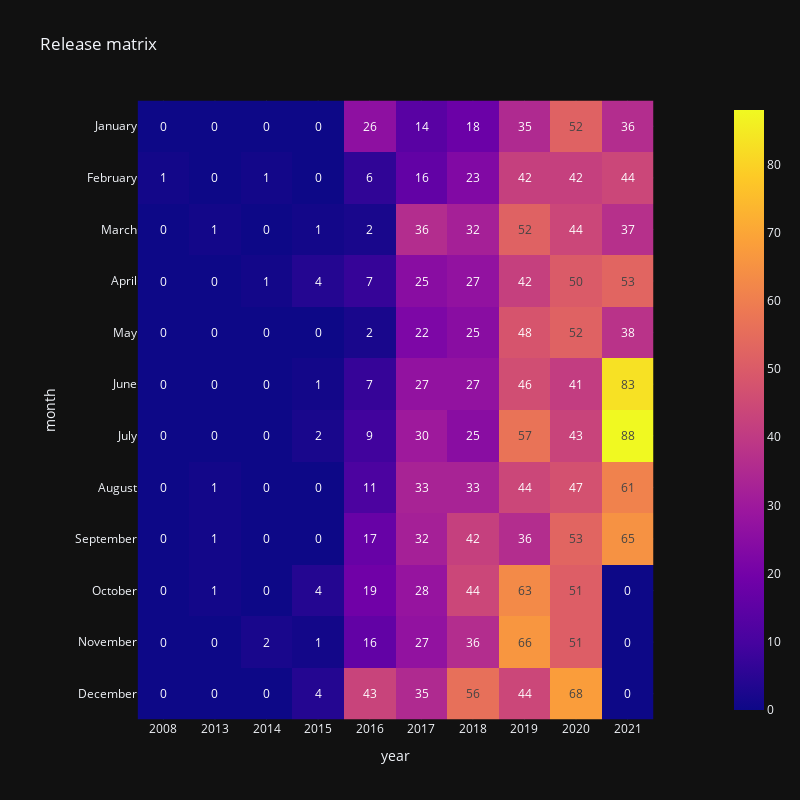

Here is the notebook cell this chart was saved with:
### Code cell
fig = px.imshow(tv_shows_release_matrix, 
                template= "plotly_dark",
                text_auto=True,
                width = 800, height = 800, 
                title = 'Release matrix')
fig.show()

### Figure 1 — Plotly figure (JSON) as saved in the notebook; plotly's stock layout.template omitted (floating-point values rounded to 4 significant figures)
{"data": [{"coloraxis": "coloraxis", "hovertemplate": "year: %{x}<br>month: %{y}<br>color: %{z}<extra></extra>", "name": "0", "texttemplate": "%{z}", "type": "heatmap", "x": ["2008", "2013", "2014", "2015", "2016", "2017", "2018", "2019", "2020", "2021"], "xaxis": "x", "y": ["January", "February", "March", "April", "May", "June", "July", "August", "September", "October", "November", "December"], "yaxis": "y", "z": [[0, 0, 0, 0, 26, 14, 18, 35, 52, 36], [1, 0, 1, 0, 6, 16, 23, 42, 42, 44], [0, 1, 0, 1, 2, 36, 32, 52, 44, 37], [0, 0, 1, 4, 7, 25, 27, 42, 50, 53], [0, 0, 0, 0, 2, 22, 25, 48, 52, 38], [0, 0, 0, 1, 7, 27, 27, 46, 41, 83], [0, 0, 0, 2, 9, 30, 25, 57, 43, 88], [0, 1, 0, 0, 11, 33, 33, 44, 47, 61], [0, 1, 0, 0, 17, 32, 42, 36, 53, 65], [0, 1, 0, 4, 19, 28, 44, 63, 51, 0], [0, 0, 2, 1, 16, 27, 36, 66, 51, 0], [0, 0, 0, 4, 43, 35, 56, 44, 68, 0]]}], "layout": {"coloraxis": {"colorscale": [[0, "#0d0887"], [0.1111, "#46039f"], [0.2222, "#7201a8"], [0.3333, "#9c179e"], [0.4444, "#bd3786"], [0.5556, "#d8576b"], [0.6667, "#ed7953"], [0.7778, "#fb9f3a"], [0.8889, "#fdca26"], [1, "#f0f921"]]}, "height": 800, "title": {"text": "Release matrix"}, "width": 800, "xaxis": {"anchor": "y", "autorange": true, "constrain": "domain", "domain": [0.09124, 0.9088], "range": [-0.5, 9.5], "scaleanchor": "y", "title": {"text": "year"}, "type": "category"}, "yaxis": {"anchor": "x", "autorange": true, "constrain": "domain", "domain": [0, 1], "range": [11.5, -0.5], "title": {"text": "month"}, "type": "category"}}}
